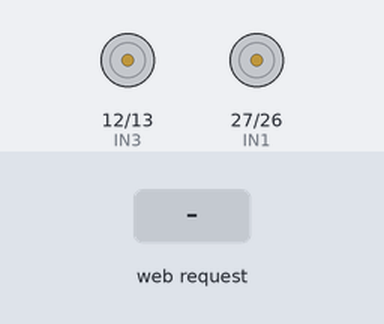
The sketch below on a simulated ESP32. Shown: motor-driver pin pairs drawn as motors (green arrow = first pin HIGH = forward, orange = second pin HIGH = backward, longer = more drive). Inputs (shaded band) come from the test bench. What the sketch prints to the serial monitor is not drawn.

Above: at 1.2 s.
1.3 s: HTTP request GET /forward received
At 2.1 s:
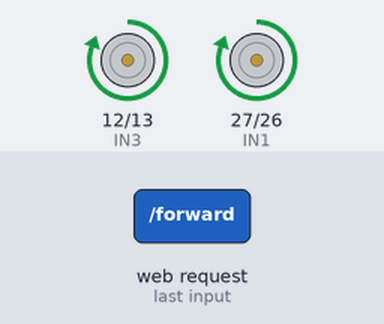
3.8 s: HTTP request GET /backward received
At 4.2 s:
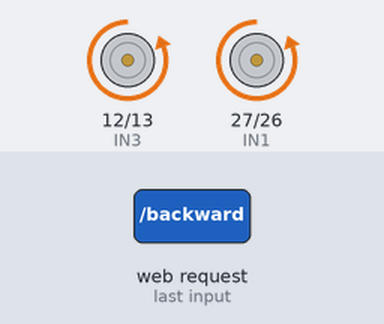
6.3 s: HTTP request GET /left received
At 7.1 s:
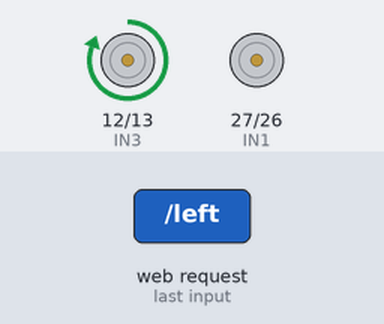
8.8 s: HTTP request GET /right received
At 9.2 s:
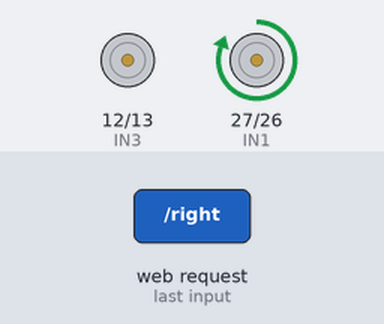
11.3 s: HTTP request GET /cwrotate received
At 12.1 s:
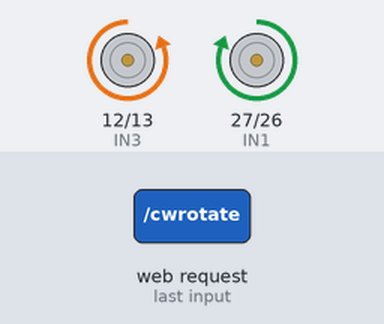
13.8 s: HTTP request GET /ccwrotate received
At 14.2 s:
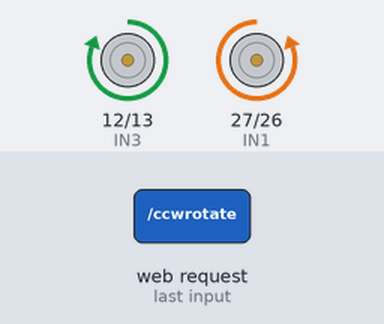
Timing chart, 0 to 16.8 s (numbered marks = the images above; inputs shaded):
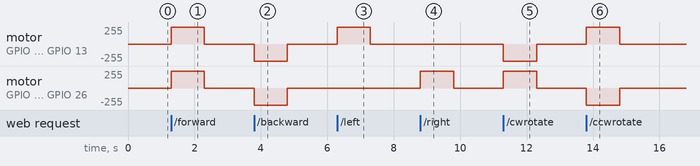

Measured:
- after the input at 1.3 s, motor on GPIO 12 (IN3) / GPIO 13 (IN4), motor on GPIO 27 (IN1) / GPIO 26 (IN2): stopped → forward 255/255 at once, → stopped 1.0 s later
- after the input at 3.8 s, motor on GPIO 12 (IN3) / GPIO 13 (IN4), motor on GPIO 27 (IN1) / GPIO 26 (IN2): stopped → backward 255/255 at once, → stopped 1.0 s later
- after the input at 6.3 s, motor on GPIO 12 (IN3) / GPIO 13 (IN4): stopped → forward 255/255 at once, → stopped 1.0 s later
- after the input at 8.8 s, motor on GPIO 27 (IN1) / GPIO 26 (IN2): stopped → forward 255/255 at once, → stopped 1.0 s later
- after the input at 11.3 s, motor on GPIO 12 (IN3) / GPIO 13 (IN4): stopped → backward 255/255 at once, → stopped 1.0 s later; motor on GPIO 27 (IN1) / GPIO 26 (IN2): stopped → forward 255/255 at once, → stopped 1.0 s later
- after the input at 13.8 s, motor on GPIO 12 (IN3) / GPIO 13 (IN4): stopped → forward 255/255 at once, → stopped 1.0 s later; motor on GPIO 27 (IN1) / GPIO 26 (IN2): stopped → backward 255/255 at once, → stopped 1.0 s later

The sketch:

sketch_aug25a.ino
```cpp
#include <WiFi.h>
#include <WebServer.h>
//Enable pin - for PWM - to control motor speed
//#define ENA 25 //Enable Pin A
#define IN1 27
#define IN2 26
//#define ENB 14 //Enable Pin B
#define IN3 12
#define IN4 13

int motorSpeed = 200; //controlling voltage that motor gets
//Value can be changed from 0 to 255 - PWM

const char* ssid = "ESP32-RobotControl";
const char* password = "123@robo";

WebServer server(80); //Connecting to HTTP server

// ----- Motor Control -----
//Forward direction
void moveForward(int duration) {
  digitalWrite(IN1, HIGH); //Left wheel forward
  digitalWrite(IN2, LOW);
  digitalWrite(IN3, HIGH); //Right wheel forward
  digitalWrite(IN4, LOW);
 // analogWrite(ENA, motorSpeed);
 // analogWrite(ENB, motorSpeed);
  delay(duration);
  stoppingMotor();
}
//Backward direction
void moveBackward(int duration) {
  digitalWrite(IN1, LOW); //Left wheel backward
  digitalWrite(IN2, HIGH);
  digitalWrite(IN3, LOW); //Right wheel backward
  digitalWrite(IN4, HIGH);
  //analogWrite(ENA, motorSpeed);
  //analogWrite(ENB, motorSpeed);
  delay(duration);
  stoppingMotor();
}
// Smooth Left Turn (pivot on left wheel)
void turnLeft(int duration) {
  digitalWrite(IN1, LOW);   // Left wheel stopped
  digitalWrite(IN2, LOW);
 // analogWrite(ENA, 0);

  digitalWrite(IN3, HIGH);  // Right wheel forward
  digitalWrite(IN4, LOW);
 // analogWrite(ENB, motorSpeed);

  delay(duration);
  stoppingMotor();
}

// Smooth Right Turn (pivot on right wheel)
void turnRight(int duration) {
  digitalWrite(IN1, HIGH);  // Left wheel forward
  digitalWrite(IN2, LOW);
  //analogWrite(ENA, motorSpeed);

  digitalWrite(IN3, LOW);   // Right wheel stopped
  digitalWrite(IN4, LOW);
  //analogWrite(ENB, 0);

  delay(duration);
  stoppingMotor();
}

//Clockwise rotation - Left wheel forward and Right wheel backward
void rotateClockwise(int duration) {
  digitalWrite(IN1, HIGH); //Left wheel forward
  digitalWrite(IN2, LOW);
  digitalWrite(IN3, LOW); //Right wheel backward
  digitalWrite(IN4, HIGH);
  //analogWrite(ENA, motorSpeed);
  //analogWrite(ENB, motorSpeed);
  delay(duration);
  stoppingMotor();
}

//Counter-Clockwise rotation - Right wheel forward and Left wheel backward
void rotateAntiClockwise(int duration) {
  digitalWrite(IN1, LOW); //Left wheel backward
  digitalWrite(IN2, HIGH);
  digitalWrite(IN3, HIGH);//Right wheel forward
  digitalWrite(IN4, LOW);
  //analogWrite(ENA, motorSpeed);
  //analogWrite(ENB, motorSpeed);
  delay(duration);

  stoppingMotor();
}

void stoppingMotor() {
  digitalWrite(IN1, LOW); //Left wheel stopped
  digitalWrite(IN2, LOW);
  digitalWrite(IN3, LOW); //Right wheel stopped
  digitalWrite(IN4, LOW);
 // analogWrite(ENA, 0);
 // analogWrite(ENB, 0);
}

// ----- HTML Page -----
String htmlPage() {
  return String(R"rawliteral(
<!DOCTYPE html>
<html>
<head>
  <title>ESP32 Robot Controller</title>
  <meta name="viewport" content="width=device-width, initial-scale=4.0">
  <style>
    body {
      text-align: center;
      font-family: Arial, Helvetica, sans-serif;
    }
    button {
      width: 120px;
      height: 60px;
      margin: 10px;
      font-size: 20px;
      border-radius: 12px;
    }
    .row {
      display: flex;
      justify-content: center;
      align-items: center;
    }
    .main-controls {
      display: flex;
      flex-direction: column;
      align-items: center;
      margin-top: 20px;
    }
    .rotate-controls {
      margin-top: 20px;
    }
  </style>
</head>
<body>
  <h3>ESP32 Robot Controller</h3>
  <div class="main-controls">
    <div class="row">
      <button onclick="askSteps('forward')">Forward</button>
    </div>
    <div class="row">
      <button onclick="askSteps('left')">Left</button>
      <button onclick="send('stop')">Stop</button>
      <button onclick="askSteps('right')">Right</button>
    </div>
    <div class="row">
      <button onclick="askSteps('backward')">Backward</button>
    </div>
  </div>
  <div class="rotate-controls">
   <!-- <button onclick="askRotate('cwrotate')">Rotate Clockwise</button>
    <button onclick="askRotate('ccwrotate')">Rotate Anti-Clockwise</button> -->
  </div>

  <script>
    function send(cmd) {
      fetch('/' + cmd);
    }
    function askSteps(cmd) {
      let steps = prompt("Enter duration (ms) for " + cmd + " movement:", "1000");
      if (steps != null) {
        fetch('/' + cmd + '?time=' + steps);
      }
    }
    function askRotate(cmd) {
      let t = prompt("Enter rotation time (ms):", "2000");
      if (t != null) {
        fetch('/' + cmd + '?time=' + t);
      }
    }
  </script>
</body>
</html>
)rawliteral");
}
// ----- Handle Requests -----
void handleRoot() {
  server.send(200, "text/html", htmlPage());
}

void handleCommand(String cmd) {
  int duration = 1000; // default 1 second
  if (server.hasArg("time")) {
    duration = server.arg("time").toInt();
  }

  if (cmd == "forward") moveForward(duration);
  else if (cmd == "backward") moveBackward(duration);
  else if (cmd == "left") turnLeft(duration);
  else if (cmd == "right") turnRight(duration);
  else if (cmd == "cwrotate") rotateClockwise(duration);
  else if (cmd == "ccwrotate") rotateAntiClockwise(duration);
  else if (cmd == "stop") stoppingMotor();

  server.send(200, "text/plain", "OK");
}

void setup() {
  Serial.begin(115200);

 // pinMode(ENA, OUTPUT);
 // pinMode(ENB, OUTPUT);
  pinMode(IN1, OUTPUT);
  pinMode(IN2, OUTPUT);
  pinMode(IN3, OUTPUT);
  pinMode(IN4, OUTPUT);

//ESP32 in AP mode
  WiFi.softAP(ssid, password);
  Serial.println("WiFi started");
  Serial.println(WiFi.softAPIP());

  server.on("/", handleRoot);
  server.on("/forward", [](){ handleCommand("forward"); });
  server.on("/backward", [](){ handleCommand("backward"); });
  server.on("/left", [](){ handleCommand("left"); });
  server.on("/right", [](){ handleCommand("right"); });
  server.on("/cwrotate", [](){ handleCommand("cwrotate"); });
  server.on("/ccwrotate", [](){ handleCommand("ccwrotate"); });
  server.on("/stop", [](){ handleCommand("stop"); });
  server.begin();
  Serial.println("Web server started");
}

void loop() {
  server.handleClient();
}
```
